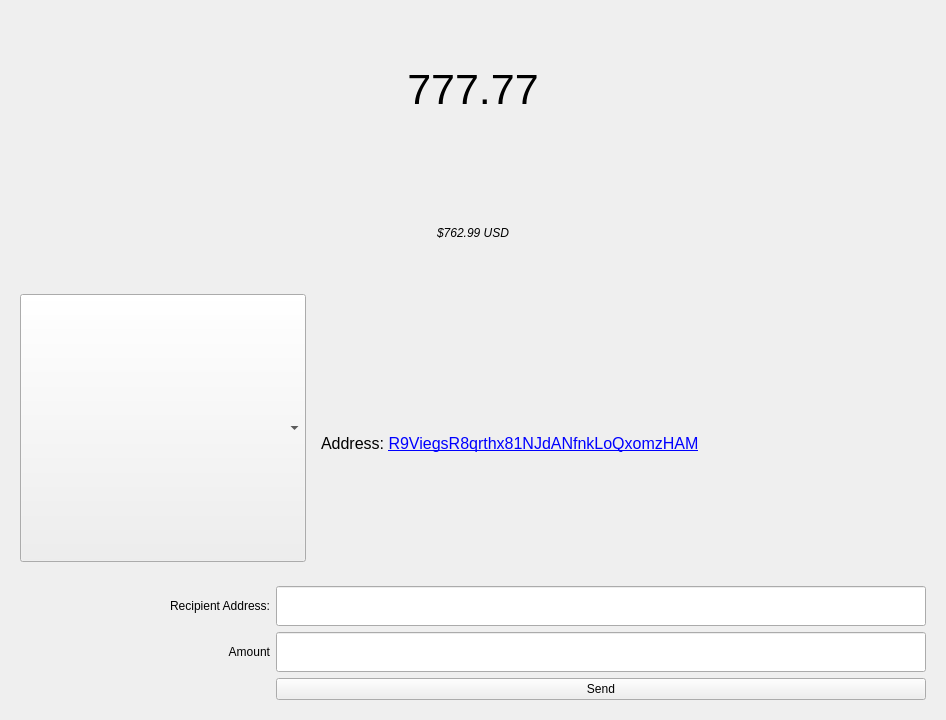
  <widget class="QWidget" name="tab_wallet">
   <attribute name="title">
    <string>Wallet</string>
   </attribute>
   <layout class="QGridLayout" name="gridLayout_2">
    <item row="0" column="0" rowspan="2">
     <widget class="QFrame" name="frame_7">
      <property name="minimumSize">
       <size>
        <width>0</width>
        <height>560</height>
       </size>
      </property>
      <property name="maximumSize">
       <size>
        <width>16777215</width>
        <height>560</height>
       </size>
      </property>
      <property name="frameShape">
       <enum>QFrame::NoFrame</enum>
      </property>
      <property name="frameShadow">
       <enum>QFrame::Raised</enum>
      </property>
      <layout class="QVBoxLayout" name="verticalLayout_3">
       <item>
        <widget class="QLabel" name="label_10">
         <property name="text">
          <string>&lt;html&gt;&lt;head/&gt;&lt;body&gt;&lt;p&gt;&lt;img src=&quot;:/coins/LABS_wallet.png&quot;/&gt;&lt;/p&gt;&lt;/body&gt;&lt;/html&gt;</string>
         </property>
        </widget>
       </item>
       <item>
        <widget class="QComboBox" name="wallet_combo">
         <property name="sizePolicy">
          <sizepolicy hsizetype="Minimum" vsizetype="Minimum">
           <horstretch>0</horstretch>
           <verstretch>0</verstretch>
          </sizepolicy>
         </property>
         <property name="font">
          <font>
           <pointsize>16</pointsize>
          </font>
         </property>
         <property name="layoutDirection">
          <enum>Qt::LeftToRight</enum>
         </property>
         <property name="currentText">
          <string/>
         </property>
         <property name="currentIndex">
          <number>-1</number>
         </property>
         <property name="maxVisibleItems">
          <number>4</number>
         </property>
         <property name="sizeAdjustPolicy">
          <enum>QComboBox::AdjustToMinimumContentsLengthWithIcon</enum>
         </property>
        </widget>
       </item>
      </layout>
     </widget>
    </item>
    <item row="0" column="1">
     <widget class="QFrame" name="frame_6">
      <property name="minimumSize">
       <size>
        <width>0</width>
        <height>300</height>
       </size>
      </property>
      <property name="maximumSize">
       <size>
        <width>16777215</width>
        <height>300</height>
       </size>
      </property>
      <property name="frameShape">
       <enum>QFrame::NoFrame</enum>
      </property>
      <property name="frameShadow">
       <enum>QFrame::Raised</enum>
      </property>
      <layout class="QVBoxLayout" name="verticalLayout_2">
       <item>
        <widget class="QLabel" name="wallet_balance">
         <property name="font">
          <font>
           <pointsize>32</pointsize>
          </font>
         </property>
         <property name="text">
          <string>777.77</string>
         </property>
         <property name="alignment">
          <set>Qt::AlignCenter</set>
         </property>
        </widget>
       </item>
       <item>
        <widget class="QLabel" name="wallet_usd_value">
         <property name="font">
          <font>
           <italic>true</italic>
          </font>
         </property>
         <property name="text">
          <string>$762.99 USD</string>
         </property>
         <property name="alignment">
          <set>Qt::AlignCenter</set>
         </property>
        </widget>
       </item>
      </layout>
     </widget>
    </item>
    <item row="0" column="2">
     <widget class="QLabel" name="wallet_qr_code">
      <property name="sizePolicy">
       <sizepolicy hsizetype="Preferred" vsizetype="Preferred">
        <horstretch>0</horstretch>
        <verstretch>0</verstretch>
       </sizepolicy>
      </property>
      <property name="text">
       <string>&lt;html&gt;&lt;head/&gt;&lt;body&gt;&lt;p&gt;&lt;img src=&quot;:/coins/qr_300.png&quot;/&gt;&lt;/p&gt;&lt;/body&gt;&lt;/html&gt;</string>
      </property>
     </widget>
    </item>
    <item row="1" column="1" colspan="2">
     <widget class="QLabel" name="wallet_address">
      <property name="font">
       <font>
        <pointsize>12</pointsize>
       </font>
      </property>
      <property name="text">
       <string>&lt;html&gt;&lt;head/&gt;&lt;body&gt;&lt;p&gt; Address: &lt;a href=&quot;https://labs.explorer.dexstats.info/address/R9ViegsR8qrthx81NJdANfnkLoQxomzHAM&quot;&gt;&lt;span style=&quot; text-decoration: underline; color:#0000ff;&quot;&gt;R9ViegsR8qrthx81NJdANfnkLoQxomzHAM&lt;/span&gt;&lt;/a&gt;&lt;/p&gt;&lt;/body&gt;&lt;/html&gt;</string>
      </property>
     </widget>
    </item>
    <item row="2" column="0" colspan="3">
     <widget class="QFrame" name="frame_5">
      <property name="frameShape">
       <enum>QFrame::NoFrame</enum>
      </property>
      <property name="frameShadow">
       <enum>QFrame::Raised</enum>
      </property>
      <layout class="QFormLayout" name="formLayout_2">
       <item row="0" column="0">
        <widget class="QLabel" name="label_41">
         <property name="minimumSize">
          <size>
           <width>250</width>
           <height>40</height>
          </size>
         </property>
         <property name="maximumSize">
          <size>
           <width>250</width>
           <height>40</height>
          </size>
         </property>
         <property name="text">
          <string>Recipient Address:</string>
         </property>
         <property name="alignment">
          <set>Qt::AlignRight|Qt::AlignTrailing|Qt::AlignVCenter</set>
         </property>
        </widget>
       </item>
       <item row="0" column="1">
        <widget class="QLineEdit" name="Wallet_recipient">
         <property name="sizePolicy">
          <sizepolicy hsizetype="Expanding" vsizetype="MinimumExpanding">
           <horstretch>0</horstretch>
           <verstretch>0</verstretch>
          </sizepolicy>
         </property>
         <property name="minimumSize">
          <size>
           <width>650</width>
           <height>40</height>
          </size>
         </property>
         <property name="maximumSize">
          <size>
           <width>16777215</width>
           <height>16777215</height>
          </size>
         </property>
        </widget>
       </item>
       <item row="1" column="0">
        <widget class="QLabel" name="label_42">
         <property name="minimumSize">
          <size>
           <width>250</width>
           <height>40</height>
          </size>
         </property>
         <property name="maximumSize">
          <size>
           <width>250</width>
           <height>40</height>
          </size>
         </property>
         <property name="text">
          <string>Amount</string>
         </property>
         <property name="alignment">
          <set>Qt::AlignRight|Qt::AlignTrailing|Qt::AlignVCenter</set>
         </property>
        </widget>
       </item>
       <item row="1" column="1">
        <widget class="QLineEdit" name="wallet_amount">
         <property name="sizePolicy">
          <sizepolicy hsizetype="Expanding" vsizetype="MinimumExpanding">
           <horstretch>0</horstretch>
           <verstretch>0</verstretch>
          </sizepolicy>
         </property>
         <property name="minimumSize">
          <size>
           <width>650</width>
           <height>40</height>
          </size>
         </property>
         <property name="maximumSize">
          <size>
           <width>16777215</width>
           <height>16777215</height>
          </size>
         </property>
        </widget>
       </item>
       <item row="2" column="1">
        <widget class="QPushButton" name="wallet_send_btn">
         <property name="text">
          <string>Send</string>
         </property>
        </widget>
       </item>
      </layout>
     </widget>
    </item>
   </layout>
  </widget>
